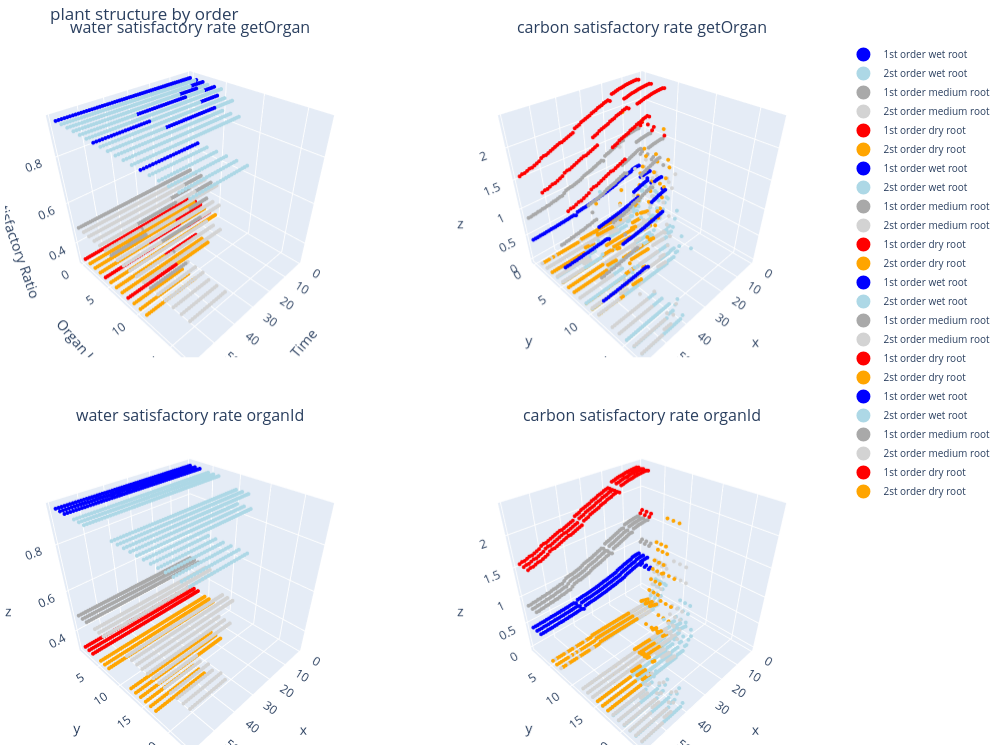

Notebook code cell kept with this figure:
### Code cell
from plotly.subplots import make_subplots
from itertools import cycle

all_trace = []
all_name = ["1st order wet root", "2st order wet root",
            "1st order medium root","2st order medium root",
            "1st order dry root","2st order dry root",
           "1st order wet root", "2st order wet root",
            "1st order medium root","2st order medium root",
            "1st order dry root","2st order dry root",
           "1st order wet root", "2st order wet root",
            "1st order medium root","2st order medium root",
            "1st order dry root","2st order dry root",
           "1st order wet root", "2st order wet root",
            "1st order medium root","2st order medium root",
            "1st order dry root","2st order dry root",]
for j,name in enumerate(name_list[0:3]):
    df = read_filter(name)
    df = df["rw_satis"]
    all_trace.append(df[df["order"] == 1])
    all_trace.append(df[df["order"] == 2])
for j,name in enumerate(name_list[0:3]):
    df = read_filter(name)
    df = df["rw_satis"]
    all_trace.append(df[df["order"] == 1])
    all_trace.append(df[df["order"] == 2])
    
    
for j,name in enumerate(name_list[0:3]):
    df = read_filter(name)
    df = df["c_satis"]
    all_trace.append(df[df["order"] == 1])
    all_trace.append(df[df["order"] == 2])
    
for j,name in enumerate(name_list[0:3]):
    df = read_filter(name)
    df = df["c_satis"]
    all_trace.append(df[df["order"] == 1])
    all_trace.append(df[df["order"] == 2])
fig =  make_subplots(rows=2, cols=2,
                    specs=[[{'is_3d': True},{'is_3d': True} ], [{'is_3d': True}, {'is_3d': True}]],
                    print_grid=False, subplot_titles=["water satisfactory rate getOrgan", 
                                                      
                                                      "carbon satisfactory rate getOrgan",
                                                       "water satisfactory rate organId",
                                                       "carbon satisfactory rate organId"],
                    horizontal_spacing = 0.1,
                     vertical_spacing = 0.1,
                    
                    )
column_list = ["rw_satis","rw_satis","rw_satis","rw_satis","rw_satis","rw_satis",              
               "rw_satis","rw_satis","rw_satis","rw_satis","rw_satis","rw_satis",
                "c_satis","c_satis","c_satis","c_satis" , "c_satis","c_satis","c_satis","c_satis" ,
               "c_satis","c_satis","c_satis","c_satis", "c_satis","c_satis","c_satis","c_satis" ]  
order_list = [1,2,1,2,1,2,
              1,2,1,2,1,2,
              1,2,1,2,1,2,
              1,2,1,2,1,2
             ]

f_row = [1,1,1,1,1,1,
        2,2,2,2,2,2,
        1,1,1,1,1,1,
        2,2,2,2,2,2]
f_column = [1,1,1,1,1,1,
            1,1,1,1,1,1,
            2,2,2,2,2,2, 
            2,2,2,2,2,2,]

organ_name = ["organ_id","organ_id","organ_id","organ_id","organ_id","organ_id",
             "organ_id2","organ_id2","organ_id2","organ_id2","organ_id2","organ_id2",
             "organ_id","organ_id","organ_id","organ_id","organ_id","organ_id",
             "organ_id2","organ_id2","organ_id2","organ_id2","organ_id2","organ_id2",]

color_name = ["blue" ,"lightblue","darkgrey","lightgrey","red","orange",
             "blue" ,"lightblue","darkgrey","lightgrey","red","orange",
              "blue" ,"lightblue","darkgrey","lightgrey","red","orange",
              "blue" ,"lightblue","darkgrey","lightgrey","red","orange",
            
             ]

for j,df in enumerate(all_trace):

#     k = [{"1":"#1f77b4", "2":"#419ede" }, {"1":"#1c2f2f", "2":"#4c7f7f" }, {"1" : "#73141d", "2" : "#de4150"}]
   



    fig.add_trace(
        go.Scatter3d(
            x=df["time"],
            y=df[organ_name[j]],
            z=df[column_list[j]],
#             mode='lines+markers',
            mode='markers',
#             line={"color":cm[df["rw_satis"]], "width" : 8},
            marker=dict(
            color= color_name[j],
            size=2,
            line=dict(
                color=color_name[j],
                width=1)
        ),
            name=all_name[j]
            
     
    ),
           row=f_row[j], col=f_column[j]
    )
        


        
# fig.update_layout(title = 'Locales', width=1950, height=750, plot_bgcolor='rgb(255,255,255)')

scence = dict(
                    xaxis = dict(
                         backgroundcolor="rgb(250, 250, 250)",
                         gridcolor="lightgrey",
                         showbackground=True,
                         zerolinecolor="black",),
                    yaxis = dict(
                        backgroundcolor="rgb(250, 250,250)",
                        gridcolor="lightgrey",
                        showbackground=True,
                        zerolinecolor="black"),
                    zaxis = dict(
                        backgroundcolor="rgb(250, 250,250)",
                        gridcolor="lightgrey",
                        showbackground=True,
                        zerolinecolor="black",),)
# fig.update_layout(scene = scence,
#                     width=700,
#                     margin=dict(
#                     r=10, l=10,
#                     b=10, t=10)
#                   )

# fig.update_layout(scene2 = scence,
#                     width=700,
#                     margin=dict(
#                     r=10, l=10,
#                     b=10, t=10)
#                   )


# fig.update_layout(scene3 = scence,
#                     width=1800,
#                     margin=dict(
#                     r=10, l=10,
#                     b=10, t=10)
#                   )


# camera = dict(
# eye=dict(x=0, y=2, z=0.1))
    

# fig.update_layout(scene_camera=camera)
# fig.update_layout(scene2_camera=camera)
# fig.update_layout(scene3_camera=camera)

fig.update_layout(autosize=True, 
                  legend = {"font" : dict( size= 10 ), "itemsizing" : "constant",},
                  scene = dict(
                    xaxis_title='Time ',
                    yaxis_title='Organ Id',
                    zaxis_title=' Water Satisfactory Ratio'),
                    width=1000,
                    height = 750,

                    margin=dict(r=5, b=5, l=5, t=40), title_text= "plant structure by order")


fig.show()

### Figure 1 — Plotly figure (JSON) as saved in the notebook; plotly's stock layout.template omitted (floating-point values rounded to 4 significant figures; data arrays with more than 128 entries replaced by an {"elided": "..."} marker saying what was removed)
{"data": [{"marker": {"color": "blue", "line": {"color": "blue", "width": 1}, "size": 2}, "mode": "markers", "name": "1st order wet root", "scene": "scene", "type": "scatter3d", "x": {"elided": "177 int values"}, "y": {"elided": "177 int values"}, "z": {"elided": "177 float values"}}, {"marker": {"color": "lightblue", "line": {"color": "lightblue", "width": 1}, "size": 2}, "mode": "markers", "name": "2st order wet root", "scene": "scene", "type": "scatter3d", "x": {"elided": "585 int values"}, "y": {"elided": "585 int values"}, "z": {"elided": "585 float values"}}, {"marker": {"color": "darkgrey", "line": {"color": "darkgrey", "width": 1}, "size": 2}, "mode": "markers", "name": "1st order medium root", "scene": "scene", "type": "scatter3d", "x": {"elided": "177 int values"}, "y": {"elided": "177 int values"}, "z": {"elided": "177 float values"}}, {"marker": {"color": "lightgrey", "line": {"color": "lightgrey", "width": 1}, "size": 2}, "mode": "markers", "name": "2st order medium root", "scene": "scene", "type": "scatter3d", "x": {"elided": "528 int values"}, "y": {"elided": "528 int values"}, "z": {"elided": "528 float values"}}, {"marker": {"color": "red", "line": {"color": "red", "width": 1}, "size": 2}, "mode": "markers", "name": "1st order dry root", "scene": "scene", "type": "scatter3d", "x": {"elided": "177 int values"}, "y": {"elided": "177 int values"}, "z": {"elided": "177 float values"}}, {"marker": {"color": "orange", "line": {"color": "orange", "width": 1}, "size": 2}, "mode": "markers", "name": "2st order dry root", "scene": "scene", "type": "scatter3d", "x": {"elided": "372 int values"}, "y": {"elided": "372 int values"}, "z": {"elided": "372 float values"}}, {"marker": {"color": "blue", "line": {"color": "blue", "width": 1}, "size": 2}, "mode": "markers", "name": "1st order wet root", "scene": "scene3", "type": "scatter3d", "x": {"elided": "177 int values"}, "y": {"elided": "177 int values"}, "z": {"elided": "177 float values"}}, {"marker": {"color": "lightblue", "line": {"color": "lightblue", "width": 1}, "size": 2}, "mode": "markers", "name": "2st order wet root", "scene": "scene3", "type": "scatter3d", "x": {"elided": "585 int values"}, "y": {"elided": "585 int values"}, "z": {"elided": "585 float values"}}, {"marker": {"color": "darkgrey", "line": {"color": "darkgrey", "width": 1}, "size": 2}, "mode": "markers", "name": "1st order medium root", "scene": "scene3", "type": "scatter3d", "x": {"elided": "177 int values"}, "y": {"elided": "177 int values"}, "z": {"elided": "177 float values"}}, {"marker": {"color": "lightgrey", "line": {"color": "lightgrey", "width": 1}, "size": 2}, "mode": "markers", "name": "2st order medium root", "scene": "scene3", "type": "scatter3d", "x": {"elided": "528 int values"}, "y": {"elided": "528 int values"}, "z": {"elided": "528 float values"}}, {"marker": {"color": "red", "line": {"color": "red", "width": 1}, "size": 2}, "mode": "markers", "name": "1st order dry root", "scene": "scene3", "type": "scatter3d", "x": {"elided": "177 int values"}, "y": {"elided": "177 int values"}, "z": {"elided": "177 float values"}}, {"marker": {"color": "orange", "line": {"color": "orange", "width": 1}, "size": 2}, "mode": "markers", "name": "2st order dry root", "scene": "scene3", "type": "scatter3d", "x": {"elided": "372 int values"}, "y": {"elided": "372 int values"}, "z": {"elided": "372 float values"}}, {"marker": {"color": "blue", "line": {"color": "blue", "width": 1}, "size": 2}, "mode": "markers", "name": "1st order wet root", "scene": "scene2", "type": "scatter3d", "x": {"elided": "177 int values"}, "y": {"elided": "177 int values"}, "z": {"elided": "177 float values"}}, {"marker": {"color": "lightblue", "line": {"color": "lightblue", "width": 1}, "size": 2}, "mode": "markers", "name": "2st order wet root", "scene": "scene2", "type": "scatter3d", "x": {"elided": "585 int values"}, "y": {"elided": "585 int values"}, "z": {"elided": "585 float values"}}, {"marker": {"color": "darkgrey", "line": {"color": "darkgrey", "width": 1}, "size": 2}, "mode": "markers", "name": "1st order medium root", "scene": "scene2", "type": "scatter3d", "x": {"elided": "177 int values"}, "y": {"elided": "177 int values"}, "z": {"elided": "177 float values"}}, {"marker": {"color": "lightgrey", "line": {"color": "lightgrey", "width": 1}, "size": 2}, "mode": "markers", "name": "2st order medium root", "scene": "scene2", "type": "scatter3d", "x": {"elided": "528 int values"}, "y": {"elided": "528 int values"}, "z": {"elided": "528 float values"}}, {"marker": {"color": "red", "line": {"color": "red", "width": 1}, "size": 2}, "mode": "markers", "name": "1st order dry root", "scene": "scene2", "type": "scatter3d", "x": {"elided": "177 int values"}, "y": {"elided": "177 int values"}, "z": {"elided": "177 float values"}}, {"marker": {"color": "orange", "line": {"color": "orange", "width": 1}, "size": 2}, "mode": "markers", "name": "2st order dry root", "scene": "scene2", "type": "scatter3d", "x": {"elided": "372 int values"}, "y": {"elided": "372 int values"}, "z": {"elided": "372 float values"}}, {"marker": {"color": "blue", "line": {"color": "blue", "width": 1}, "size": 2}, "mode": "markers", "name": "1st order wet root", "scene": "scene4", "type": "scatter3d", "x": {"elided": "177 int values"}, "y": {"elided": "177 int values"}, "z": {"elided": "177 float values"}}, {"marker": {"color": "lightblue", "line": {"color": "lightblue", "width": 1}, "size": 2}, "mode": "markers", "name": "2st order wet root", "scene": "scene4", "type": "scatter3d", "x": {"elided": "585 int values"}, "y": {"elided": "585 int values"}, "z": {"elided": "585 float values"}}, {"marker": {"color": "darkgrey", "line": {"color": "darkgrey", "width": 1}, "size": 2}, "mode": "markers", "name": "1st order medium root", "scene": "scene4", "type": "scatter3d", "x": {"elided": "177 int values"}, "y": {"elided": "177 int values"}, "z": {"elided": "177 float values"}}, {"marker": {"color": "lightgrey", "line": {"color": "lightgrey", "width": 1}, "size": 2}, "mode": "markers", "name": "2st order medium root", "scene": "scene4", "type": "scatter3d", "x": {"elided": "528 int values"}, "y": {"elided": "528 int values"}, "z": {"elided": "528 float values"}}, {"marker": {"color": "red", "line": {"color": "red", "width": 1}, "size": 2}, "mode": "markers", "name": "1st order dry root", "scene": "scene4", "type": "scatter3d", "x": {"elided": "177 int values"}, "y": {"elided": "177 int values"}, "z": {"elided": "177 float values"}}, {"marker": {"color": "orange", "line": {"color": "orange", "width": 1}, "size": 2}, "mode": "markers", "name": "2st order dry root", "scene": "scene4", "type": "scatter3d", "x": {"elided": "372 int values"}, "y": {"elided": "372 int values"}, "z": {"elided": "372 float values"}}], "layout": {"annotations": [{"font": {"size": 16}, "showarrow": false, "text": "water satisfactory rate getOrgan", "x": 0.225, "xanchor": "center", "xref": "paper", "y": 1, "yanchor": "bottom", "yref": "paper"}, {"font": {"size": 16}, "showarrow": false, "text": "carbon satisfactory rate getOrgan", "x": 0.775, "xanchor": "center", "xref": "paper", "y": 1, "yanchor": "bottom", "yref": "paper"}, {"font": {"size": 16}, "showarrow": false, "text": "water satisfactory rate organId", "x": 0.225, "xanchor": "center", "xref": "paper", "y": 0.45, "yanchor": "bottom", "yref": "paper"}, {"font": {"size": 16}, "showarrow": false, "text": "carbon satisfactory rate organId", "x": 0.775, "xanchor": "center", "xref": "paper", "y": 0.45, "yanchor": "bottom", "yref": "paper"}], "autosize": true, "height": 750, "legend": {"font": {"size": 10}, "itemsizing": "constant"}, "margin": {"b": 5, "l": 5, "r": 5, "t": 40}, "scene": {"domain": {"x": [0, 0.45], "y": [0.55, 1]}, "xaxis": {"title": {"text": "Time "}}, "yaxis": {"title": {"text": "Organ Id"}}, "zaxis": {"title": {"text": " Water Satisfactory Ratio"}}}, "scene2": {"domain": {"x": [0.55, 1], "y": [0.55, 1]}}, "scene3": {"domain": {"x": [0, 0.45], "y": [0, 0.45]}}, "scene4": {"domain": {"x": [0.55, 1], "y": [0, 0.45]}}, "title": {"text": "plant structure by order"}, "width": 1000}}
